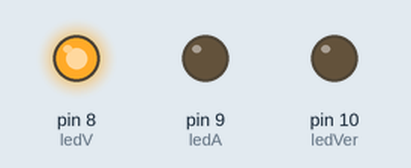
Bench run of a sketch on a simulated Arduino Uno, built with avr-gcc and run on an emulated ATmega328P. On the bench: output pins drawn as LEDs (lit = HIGH).

Above: at 2.5 s.
At 6.0 s:
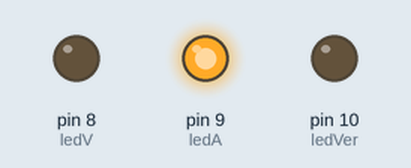
At 9.5 s:
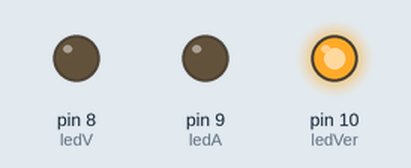
Timing chart, 0 to 15.6 s (numbered marks = the images above):
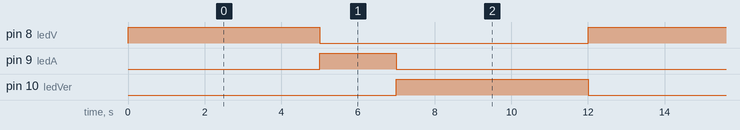

Measured:
- by itself, pin 8 (ledV), pin 10 (ledVer): alternates HIGH for 5.0 s and LOW for 7.0 s
- by itself, pin 9 (ledA): alternates HIGH for 2.0 s and LOW for 10.0 s
- by itself, everything shown: repeats every 12.0 s, in 4 steps

The sketch:

Semaforo.ino
```cpp
int ledV = 8;
int ledA = 9;
int ledVer = 10;

void setup(){
  pinMode(ledV,OUTPUT);
  pinMode(ledA,OUTPUT);
  pinMode(ledVer,OUTPUT);
}

void loop(){
  int i;
  for (i=8;i<=10;i++){
    if(i == 8 || i == 10){
      digitalWrite(i,HIGH);
      delay(5000);
      digitalWrite(i,LOW);
    }
    if(i == 9){
      digitalWrite(i,HIGH);
      delay(2000);
      digitalWrite(i,LOW);
    }
  }

}
```
